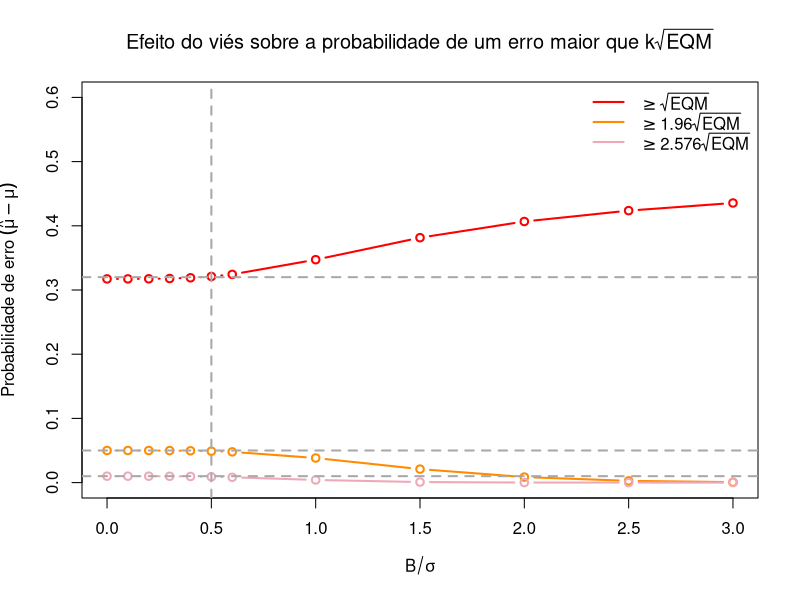

Recreate this plot in R. (Note: this script raises an error after producing the figure.)
## ---- echo=FALSE, eval=TRUE, message=FALSE, warning=FALSE------------------------------------------------------

f <- function(t){ 1 / sqrt(2*pi) * exp( - t^ 2/ 2) }

low <- function(b){integrate(f, lower = -Inf, upper = -sqrt(1 + b^2) - b)$value}
upp <- function(b){integrate(f, lower = sqrt(1 + b^2) - b, upper = Inf)$value}
low.1 <- Vectorize(low)
upp.1 <- Vectorize(upp)

low <- function(b){integrate(f, lower = -Inf, upper = -1.96*sqrt(1 + b^2) - b)$value}
upp <- function(b){integrate(f, lower = 1.96*sqrt(1 + b^2) - b, upper = Inf)$value}
low.2 <- Vectorize(low)
upp.2 <- Vectorize(upp)

low <- function(b){integrate(f, lower = -Inf, upper = -2.576*sqrt(1 + b^2) - b)$value}
upp <- function(b){integrate(f, lower = 2.576*sqrt(1 + b^2) - b, upper = Inf)$value}
low.3 <- Vectorize(low)
upp.3 <- Vectorize(upp)


B.sigma <- c(seq(0, 0.6, by = 0.1), seq(1, 3, by = 0.5))

pt.1 <- low.1(B.sigma) + upp.1(B.sigma)
pt.2 <- low.2(B.sigma) + upp.2(B.sigma)
pt.3 <- low.3(B.sigma) + upp.3(B.sigma)

df <- data.frame(B.sigma, pt.1, pt.2, pt.3)
df[11:12,4] <- NA

options(knitr.kable.NA = '-')

knitr::kable(x = df,
             format = "markdown",
             digits = c(2, 2, 3, 4),
             align = "cccc",
             col.names = c("$B/\\sigma$",
                           "$\\geq \\sqrt{EQM}$",
                           "$\\geq 1,96\\sqrt{EQM}$",
                           "$\\geq 2,576\\sqrt{EQM}$"),
             caption = "Proporção de casos em que o valor verdadeiro, $\\mu$, não está incluído no intervalo $\\hat{\\mu} \\pm k\\sqrt{EQM}$, para diferentes níveis de viés em $\\hat{\\mu}$")



## ---- echo=FALSE, eval=TRUE, message=FALSE, warning=FALSE, fig.align='center', out.width='100%'----------------

B.sigma <- c(seq(0, 0.6, by = 0.1), seq(1, 3, by = 0.5))

pt.1 <- low.1(B.sigma) + upp.1(B.sigma)
pt.2 <- low.2(B.sigma) + upp.2(B.sigma)
pt.3 <- low.3(B.sigma) + upp.3(B.sigma)

df <- data.frame(B.sigma, pt.1, pt.2, pt.3)

plot(x = df$B.sigma,
     y = df$pt.1,
     type = "b",
     lwd = 2,
     col = "red",
     ylim = c(0, 0.6),
     xlab = expression(B/sigma),
     ylab = expression(paste("Probabilidade de erro ", (hat(mu) - mu) )),
     main = expression(paste("Efeito do viés sobre a probabilidade de um erro maior que ",  k*sqrt(EQM) )) )
lines(x = df$B.sigma,
      y = df$pt.2,
      type = "b",
      lwd = 2,
      col = "darkorange")
lines(x = df$B.sigma,
      y = df$pt.3,
      type = "b",
      lwd = 2,
      col = "pink2")
abline(v = 0.5, lty = 2, lwd = 2, col = "darkgrey")
abline(h = c(0.32, 0.05, 0.01), lty = 2, lwd = 2, col = "darkgrey")
legend("topright",
       legend = c(expression("">= sqrt("EQM")), expression("">= 1.96*sqrt("EQM")), expression("">= 2.576*sqrt("EQM"))),
       lwd = 2, col = c("red", "darkorange", "pink2"), bty = "n")



## ----echo=FALSE, fig.align='center', message=FALSE, warning=FALSE, out.width='60%', paged.print=FALSE----------

knitr::include_graphics(here::here('images', 'slide-aula-04.png'))



## ----echo=FALSE, fig.align='center', message=FALSE, warning=FALSE, out.width='60%', paged.print=FALSE----------

knitr::include_graphics(here::here('images', 'acuracia_precisao.png'))



## ----echo=FALSE, fig.align='center', message=FALSE, warning=FALSE, out.width='100%', paged.print=FALSE---------

knitr::include_graphics(here::here('images', 'acuracia_precisao-2.png'))



## ----echo=FALSE, fig.align='center', message=FALSE, warning=FALSE, out.width='100%'----------------------------

knitr::include_graphics(here::here('images', 'lembrando_levantamento_amostra.png'))



## ----echo=FALSE, fig.align='center', message=FALSE, warning=FALSE, out.width='50%', out.height='50%', paged.print=FALSE----

knitr::include_graphics(here::here('images', 'Statistically-Insignificant-errorbar.jpg'))


